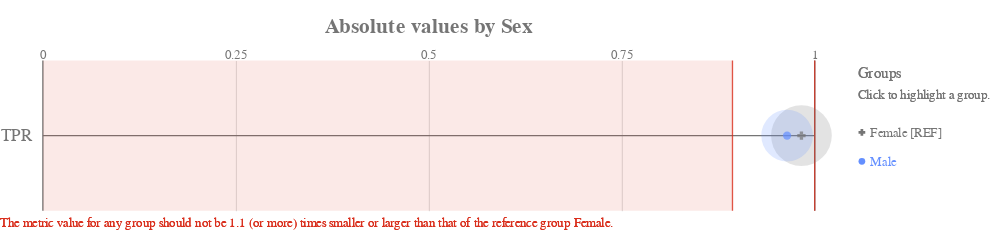

Notebook code for this chart:
### Code cell
ap.absolute(bdf, metrics, 'Sex', fairness_threshold = disparity_tolerance)

### Figure 1 — Vega-Lite specification as saved in the notebook (floating-point values rounded to 4 significant figures)
{"config": {"view": {"continuousWidth": 400, "continuousHeight": 300, "strokeWidth": 0}, "axisLeft": {"labelColor": "rgb(117,117,117)", "labelFont": "Arial", "labelFontSize": 16}, "title": {"align": "center", "baseline": "middle", "color": "rgb(117,117,117)", "font": "Arial", "fontSize": 20, "fontWeight": "bold"}}, "layer": [{"data": {"name": "data-2877b248c93196b56da8c0b23bb53c1d"}, "mark": {"type": "rule", "stroke": "rgb(117,117,117)", "strokeWidth": 1.25, "tooltip": ""}, "encoding": {"x": {"type": "quantitative", "field": "start", "scale": {"domain": [0, 1], "range": [40.0, 760.0]}}, "x2": {"field": "end"}, "y": {"type": "nominal", "axis": {"domain": false, "labelAngle": 0, "labelPadding": -30, "orient": "left", "ticks": false, "title": ""}, "field": "y_position", "scale": {"domain": ["TPR"], "range": [17.5, 157.5]}}}}, {"data": {"name": "data-6cfe259518f6c7b358d8f836a73e6b7f"}, "mark": {"type": "rule", "stroke": "rgb(117,117,117)", "strokeWidth": 1.25, "tooltip": ""}, "encoding": {"x": {"type": "quantitative", "field": "x_position", "scale": {"domain": [0, 1], "range": [40.0, 760.0]}}, "y": {"value": 17.5}, "y2": {"value": 157.5}}}, {"data": {"name": "data-60ed1133fa688d151d36705a369482e0"}, "mark": {"type": "text", "align": "center", "color": "rgb(117,117,117)", "font": "Arial", "fontSize": 12, "fontWeight": "normal", "tooltip": ""}, "encoding": {"text": {"type": "nominal", "field": "value"}, "x": {"type": "quantitative", "field": "value", "scale": {"domain": [0, 1], "range": [40.0, 760.0]}}, "y": {"value": 12.25}}}, {"layer": [{"mark": {"type": "rect", "opacity": 0.8, "stroke": "rgb(217, 46, 28)", "strokeWidth": 1.25, "tooltip": ""}, "encoding": {"x": {"type": "quantitative", "field": "lower_threshold_value", "scale": {"domain": [0, 1], "range": [40.0, 760.0]}}, "x2": {"field": "lower_threshold_value"}, "y": {"type": "nominal", "axis": {"domain": false, "grid": false, "labels": false, "ticks": false, "title": " "}, "field": "metric", "scale": {"domain": ["TPR"], "range": [17.5, 157.5]}}}}, {"mark": {"type": "rect", "opacity": 0.8, "stroke": "rgb(217, 46, 28)", "strokeWidth": 1.25, "tooltip": ""}, "encoding": {"x": {"type": "quantitative", "field": "upper_threshold_value", "scale": {"domain": [0, 1], "range": [40.0, 760.0]}}, "x2": {"field": "upper_threshold_value"}, "y": {"type": "nominal", "axis": {"domain": false, "grid": false, "labels": false, "ticks": false, "title": " "}, "field": "metric", "scale": {"domain": ["TPR"], "range": [17.5, 157.5]}}}}, {"layer": [{"mark": {"type": "rect", "fill": "rgb(217, 46, 28)", "opacity": 0.1, "tooltip": ""}, "encoding": {"x": {"type": "quantitative", "field": "lower_threshold_value", "scale": {"domain": [0, 1], "range": [40.0, 760.0]}}, "x2": {"field": "lower_end"}, "y": {"type": "nominal", "axis": {"domain": false, "grid": false, "labels": false, "ticks": false, "title": " "}, "field": "metric", "scale": {"domain": ["TPR"], "range": [17.5, 157.5]}}}}, {"mark": {"type": "rect", "fill": "rgb(217, 46, 28)", "opacity": 0.1, "tooltip": ""}, "encoding": {"x": {"type": "quantitative", "field": "upper_threshold_value", "scale": {"domain": [0, 1], "range": [40.0, 760.0]}}, "x2": {"field": "upper_end"}, "y": {"type": "nominal", "axis": {"domain": false, "grid": false, "labels": false, "ticks": false, "title": " "}, "field": "metric", "scale": {"domain": ["TPR"], "range": [17.5, 157.5]}}}}]}, {"data": {"name": "data-79dd248bdaa0ea02c535240e8ad022c8"}, "mark": {"type": "text", "align": "left", "baseline": "top", "fill": "rgb(217, 46, 28)", "font": "Arial", "fontSize": 12, "fontWeight": "normal", "tooltip": ""}, "encoding": {"text": {"value": "The metric value for any group should not be 1.1 (or more) times smaller or larger than that of the reference group Female."}, "x": {"value": 0}, "y": {"value": 163.3}}}], "data": {"name": "data-1d95d8760a9a285c0782c2d7a9a7b2a3"}}, {"layer": [{"mark": "circle"}, {"data": {"name": "data-061476c9beed896aa6ad0c341fd3f722"}, "mark": {"type": "circle", "opacity": 0.2}, "encoding": {"color": {"condition": {"type": "nominal", "field": "attribute_value", "legend": null, "scale": {"domain": ["Female", "Male"], "range": ["rgb(117,117,117)", "rgb(100, 143, 255)", "rgb(254, 97, 0)", "rgb(220, 38, 127)", "rgb(255, 176, 0)", "rgb(120, 94, 240)"]}, "selection": "selector117"}, "value": "rgb(224,224,224)"}, "size": {"type": "quantitative", "field": "group_size", "legend": null, "scale": {"domain": [0, 697.2], "range": [0, 3848.0]}}, "tooltip": [{"type": "nominal", "field": "attribute_value", "title": "Group"}, {"type": "nominal", "field": "tooltip_group_size", "title": "Group Size"}, {"type": "nominal", "field": "tooltip_disparity_explanation_tpr", "title": "Disparity"}, {"type": "quantitative", "field": "tpr", "format": ".2f", "title": "TPR"}], "x": {"type": "quantitative", "axis": {"domain": false, "labels": false, "ticks": false, "title": null, "values": [0.25, 0.5, 0.75]}, "field": "tpr", "scale": {"domain": [0, 1], "range": [40.0, 760.0]}}, "y": {"type": "nominal", "axis": {"domain": false, "grid": false, "labels": false, "ticks": false, "title": " "}, "field": "metric_variable", "scale": {"domain": ["TPR"], "range": [17.5, 157.5]}}}, "selection": {"selector119": {"type": "multi", "empty": "all", "fields": ["attribute_value"]}}, "transform": [{"calculate": "'TPR'", "as": "metric_variable"}]}, {"layer": [{"mark": "point"}, {"data": {"name": "data-061476c9beed896aa6ad0c341fd3f722"}, "mark": {"type": "point", "filled": true, "size": 60}, "encoding": {"color": {"condition": {"type": "nominal", "field": "attribute_value", "legend": null, "scale": {"domain": ["Female", "Male"], "range": ["rgb(117,117,117)", "rgb(100, 143, 255)", "rgb(254, 97, 0)", "rgb(220, 38, 127)", "rgb(255, 176, 0)", "rgb(120, 94, 240)"]}, "selection": "selector117"}, "value": "rgb(224,224,224)"}, "shape": {"type": "nominal", "field": "attribute_value", "legend": null, "scale": {"domain": ["Female", "Male"], "range": ["cross", "circle"]}}, "tooltip": [{"type": "nominal", "field": "attribute_value", "title": "Group"}, {"type": "nominal", "field": "tooltip_group_size", "title": "Group Size"}, {"type": "nominal", "field": "tooltip_disparity_explanation_tpr", "title": "Disparity"}, {"type": "quantitative", "field": "tpr", "format": ".2f", "title": "TPR"}], "x": {"type": "quantitative", "axis": {"domain": false, "labels": false, "ticks": false, "title": null, "values": [0.25, 0.5, 0.75]}, "field": "tpr", "scale": {"domain": [0, 1], "range": [40.0, 760.0]}}, "y": {"type": "nominal", "axis": {"domain": false, "grid": false, "labels": false, "ticks": false, "title": " "}, "field": "metric_variable", "scale": {"domain": ["TPR"], "range": [17.5, 157.5]}}}, "selection": {"selector118": {"type": "multi", "empty": "all", "fields": ["attribute_value"]}}, "transform": [{"calculate": "'TPR'", "as": "metric_variable"}]}]}]}, {"layer": [{"mark": {"type": "point", "filled": true, "opacity": 1, "size": 39.48}, "encoding": {"color": {"condition": {"type": "nominal", "field": "attribute_value", "legend": null, "scale": {"domain": ["Female", "Male"], "range": ["rgb(117,117,117)", "rgb(100, 143, 255)", "rgb(254, 97, 0)", "rgb(220, 38, 127)", "rgb(255, 176, 0)", "rgb(120, 94, 240)"]}, "selection": "selector117"}, "value": "rgb(224,224,224)"}, "shape": {"type": "nominal", "field": "attribute_value", "legend": null, "scale": {"domain": ["Female", "Male"], "range": ["cross", "circle"]}}, "x": {"value": 804}, "y": {"type": "nominal", "axis": {"domain": false, "grid": false, "labels": false, "ticks": false, "title": " "}, "field": "attribute_value", "scale": {"domain": ["Female", "Male"], "range": [71, 125]}}}, "selection": {"selector117": {"type": "multi", "empty": "all", "fields": ["attribute_value"]}}}, {"mark": {"type": "text", "align": "left", "baseline": "middle", "font": "Arial", "fontSize": 12, "fontWeight": "normal"}, "encoding": {"color": {"condition": {"type": "nominal", "field": "attribute_value", "legend": null, "scale": {"domain": ["Female", "Male"], "range": ["rgb(117,117,117)", "rgb(100, 143, 255)", "rgb(254, 97, 0)", "rgb(220, 38, 127)", "rgb(255, 176, 0)", "rgb(120, 94, 240)"]}, "selection": "selector117"}, "value": "rgb(224,224,224)"}, "text": {"type": "nominal", "field": "label"}, "x": {"value": 812}, "y": {"type": "nominal", "axis": {"domain": false, "grid": false, "labels": false, "ticks": false, "title": " "}, "field": "attribute_value", "scale": {"domain": ["Female", "Male"], "range": [71, 125]}}}, "selection": {"selector120": {"type": "multi", "empty": "all", "fields": ["attribute_value"]}}}, {"data": {"name": "data-79dd248bdaa0ea02c535240e8ad022c8"}, "mark": {"type": "text", "align": "left", "baseline": "middle", "color": "rgb(117,117,117)", "font": "Arial", "fontSize": 12, "fontWeight": "normal"}, "encoding": {"text": {"value": "Click to highlight a group."}, "x": {"value": 800}, "y": {"value": 49}}}, {"data": {"name": "data-79dd248bdaa0ea02c535240e8ad022c8"}, "mark": {"type": "text", "align": "left", "baseline": "middle", "color": "rgb(117,117,117)", "font": "Arial", "fontSize": 14, "fontWeight": "normal"}, "encoding": {"text": {"value": "Groups"}, "x": {"value": 800}, "y": {"value": 30}}}], "data": {"name": "data-174220ed2be66a6b115cb2460514c3b9"}}], "height": 175, "padding": {"top": 15, "bottom": 10}, "resolve": {"scale": {"size": "independent", "y": "independent"}}, "title": "Absolute values by Sex", "width": 800, "$schema": "https://vega.github.io/schema/vega-lite/v4.8.1.json", "datasets": {"data-2877b248c93196b56da8c0b23bb53c1d": [{"y_position": "TPR", "start": 0, "end": 1}], "data-6cfe259518f6c7b358d8f836a73e6b7f": [{"x_position": 0}, {"x_position": 1}], "data-60ed1133fa688d151d36705a369482e0": [{"value": 0.0}, {"value": 0.25}, {"value": 0.5}, {"value": 0.75}, {"value": 1.0}], "data-1d95d8760a9a285c0782c2d7a9a7b2a3": [{"lower_end": 0, "upper_end": 1, "lower_threshold_value": 0.8934, "upper_threshold_value": 1, "metric": "TPR"}], "data-79dd248bdaa0ea02c535240e8ad022c8": [{"a": 1, "b": 0}, {"a": 1, "b": 0}], "data-061476c9beed896aa6ad0c341fd3f722": [{"attribute_name": "Sex", "attribute_value": "Female", "group_size": 581, "total_entities": 1000, "tpr": 0.9828, "tpr_disparity": 1.0, "tpr_disparity_scaled": 0.0, "tooltip_group_size": "581 (58.10%)", "tooltip_disparity_explanation_tpr": "Reference group"}, {"attribute_name": "Sex", "attribute_value": "Male", "group_size": 419, "total_entities": 1000, "tpr": 0.9642, "tpr_disparity": 0.9811, "tpr_disparity_scaled": -0.01928, "tooltip_group_size": "419 (41.90%)", "tooltip_disparity_explanation_tpr": "1.02 times smaller TPR than the reference group"}], "data-174220ed2be66a6b115cb2460514c3b9": [{"attribute_value": "Female", "label": "Female [REF]"}, {"attribute_value": "Male", "label": "Male"}]}}
